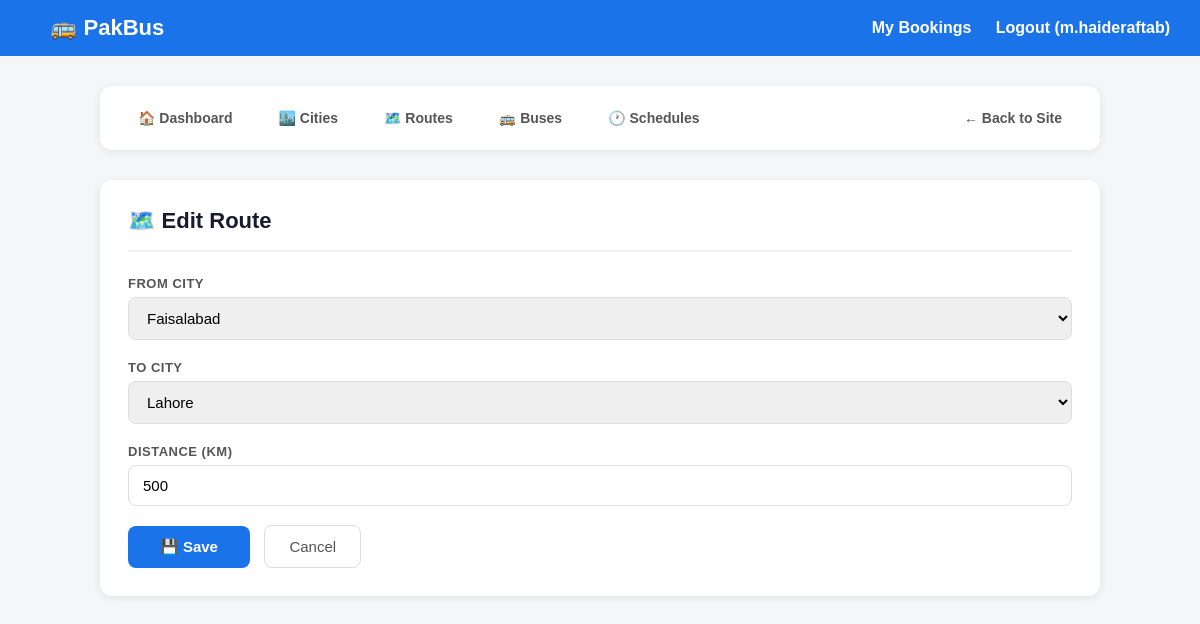
Page /manage/routes/edit/6/ (signed in) on the committed database.
### routes/models.py (models this page shows, shortened)
class Route(models.Model):
    from_city   = models.ForeignKey(City, on_delete=models.CASCADE, related_name='departures')
    to_city     = models.ForeignKey(City, on_delete=models.CASCADE, related_name='arrivals')
    distance_km = models.IntegerField()

class City(models.Model):
    name = models.CharField(max_length=100)

### management/views.py (the view)
# urls.py: path('routes/edit/<int:pk>/',    views.route_edit,     name='route_edit'),
@staff_member_required
def route_edit(request, pk):
    route  = get_object_or_404(Route, pk=pk)
    cities = City.objects.all()
    if request.method == 'POST':
        route.from_city_id = request.POST.get('from_city')
        route.to_city_id   = request.POST.get('to_city')
        route.distance_km  = request.POST.get('distance_km')
        route.save()
        return redirect('route_list')
    return render(request, 'management/route_form.html', {'action': 'Edit', 'obj': route, 'cities': cities})

### templates/management/route_form.html (shortened to what this page needs)
{% extends 'management/base_manage.html' %}
{% block manage_content %}
<div class="manage-card">
    <div class="manage-header">
        <h2>🗺️ {{ action }} Route</h2>
    </div>
    <form method="POST">
        <div class="form-group">
            <label>From City</label>
            <select name="from_city" required>
                {% for city in cities %}
                <option value="{{ city.id }}" {% if obj.from_city_id == city.id %}selected{% endif %}>{{ city.name }}</option>
                {% endfor %}
            </select>
        </div>
        <div class="form-group">
            <label>To City</label>
            <select name="to_city" required>
                {% for city in cities %}
                <option value="{{ city.id }}" {% if obj.to_city_id == city.id %}selected{% endif %}>{{ city.name }}</option>
                {% endfor %}
            </select>
        </div>
        <div class="form-group">
            <label>Distance (km)</label>
            <input type="number" name="distance_km" value="{{ obj.distance_km }}" placeholder="e.g. 1200" required />
        </div>
        <button type="submit" class="btn-save">💾 Save</button>
        <a href="/manage/routes/" class="btn-cancel">Cancel</a>
    </form>
</div>
{% endblock %}

### templates/base.html (shortened to what this page needs)
{% load static %}
<!DOCTYPE html>
<html lang="en">
<head>
    <link rel="stylesheet" href="{% static 'css/base.css' %}">
</head>
<body>
    <nav>
        <a href="/" class="brand">🚌 PakBus</a>
        <div>
            {% if user.is_authenticated %}
                <a href="/book/my/">My Bookings</a>
                <a href="/users/logout/">Logout ({{ user.username }})</a>
            {% else %}
                <a href="/users/login/">Login</a>
                <a href="/users/register/">Register</a>
            {% endif %}
        </div>
    </nav>
    <div class="container">
        {% block content %}{% endblock %}
    </div>
</body>
</html>

### static/css/base.css (style rules this page uses)
* { margin: 0; padding: 0; box-sizing: border-box; }
body { font-family: Arial, sans-serif; background: #f4f6f8; color: #333; }
nav { background: #1a73e8; padding: 15px 30px; display: flex; justify-content: space-between; align-items: center; }
nav a { color: white; text-decoration: none; margin-left: 20px; font-weight: bold; }
nav .brand { font-size: 22px; }
.container { max-width: 1100px; margin: 30px auto; padding: 0 20px; }
input, select { padding: 10px; border: 1px solid #ccc; border-radius: 6px; font-size: 15px; }

### templates/management/base_manage.html (style rules this page uses)
.manage-card { background: white; border-radius: 12px; padding: 28px; box-shadow: 0 2px 8px rgba(0,0,0,0.08); }
.manage-header { display: flex; justify-content: space-between; align-items: center; margin-bottom: 24px; padding-bottom: 16px; border-bottom: 2px solid #f0f0f0; }
.manage-header h2 { font-size: 22px; color: #1a1a2e; }
.form-group { margin-bottom: 20px; }
.form-group label { display: block; font-size: 13px; font-weight: bold; color: #555; margin-bottom: 6px; text-transform: uppercase; letter-spacing: 0.5px; }
.form-group input, .form-group select { width: 100%; padding: 11px 14px; border: 1px solid #ddd; border-radius: 8px; font-size: 15px; outline: none; transition: border-color 0.2s; }
.btn-save { background: #1a73e8; color: white; padding: 12px 32px; border: none; border-radius: 8px; font-size: 15px; font-weight: bold; cursor: pointer; transition: background 0.2s; }
.btn-cancel { background: white; color: #555; padding: 12px 24px; border: 1px solid #ddd; border-radius: 8px; font-size: 15px; text-decoration: none; margin-left: 10px; }

### rows in the picture
Route: from_city "Faisalabad", to_city "Lahore", distance_km "500"

### other values in the picture
{{ user.username }} "m.haideraftab"
{{ action }} "Edit"
